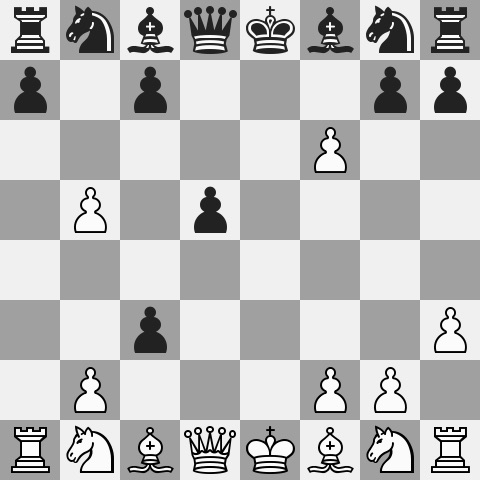
%> input picture HW2/HW2/input/Part_2/p2_board_3.jpg, 480 x 480 px
$ octave Part2_a.m   (GNU Octave 9; MATLAB toolbox functions it lacks are replaced by stand-ins)
%> lines starting %> are read from the running program, lines starting %| are printed output that depends on the picture; in (x1, y1, x2, y2) boxes, pixels count from 0 and x2, y2 are one past the last pixel; in counts of white or black regions, pixels touching at a corner belong together; the program's own positions count from 1
img=imread('p2_board_3.jpg');
%> img is the input picture: size 480x480 uint8; min 0, max 255, mean 187.5
img1=imread('p2_board_1.jpg');
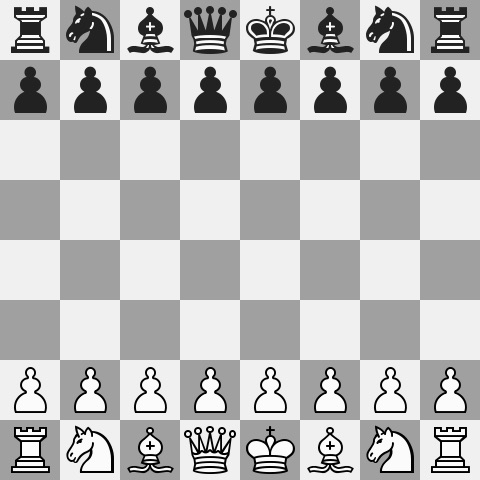
%> input picture HW2/HW2/input/Part_2/p2_board_1.jpg, 480 x 480 px
%> img1 is the input picture: size 480x480 uint8; min 0, max 255, mean 185.6
img1=im2bw(img1,0.55);
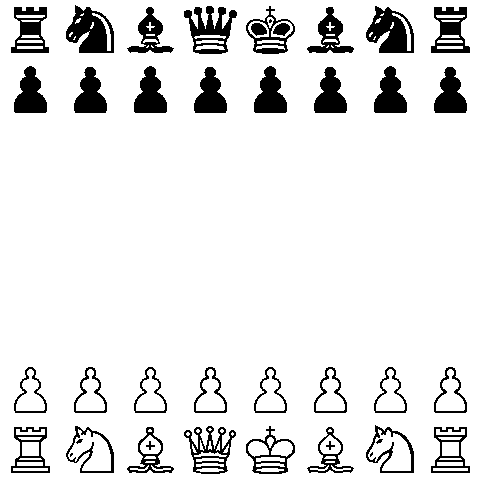
%> img1: size 480x480 logical; 89.7% white; 41 black regions (5 under 20 px), largest, box (x1, y1, x2, y2) and area: (66, 5, 114, 53) 1397, (366, 6, 414, 53) 1354, (184, 6, 237, 54) 1216
img2= im2bw(img,0.55);
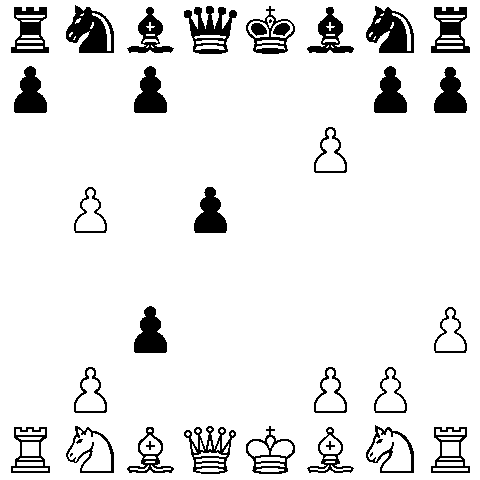
%> img2: size 480x480 logical; 90.9% white; 37 black regions (5 under 20 px), largest, box (x1, y1, x2, y2) and area: (66, 5, 114, 53) 1397, (366, 6, 414, 53) 1352, (184, 6, 237, 54) 1215


p1=img1(61:120,421:480);
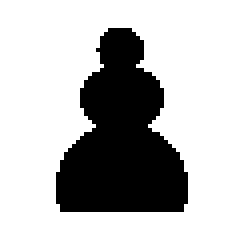
%> p1: size 60x60 logical (shown 4 times larger); 72.9% white; 1 black region, box (x1, y1, x2, y2) and area: (14, 7, 47, 53) 974
p2=img1(61:120,1:60);
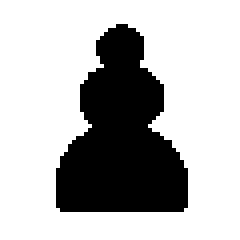
%> p2: size 60x60 logical (shown 4 times larger); 72.1% white; 1 black region, box (x1, y1, x2, y2) and area: (14, 6, 47, 53) 1004
p3=img1(361:420,61:120);
%> p3: size 60x60 logical; 91.2% white; black in thin lines or dots, all inside (x1, y1, x2, y2) = (14, 7, 47, 53)
p4=img1(361:420,121:180);
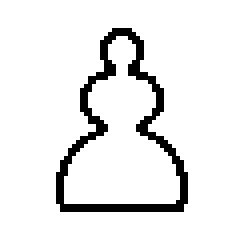
%> p4: size 60x60 logical (shown 4 times larger); 91.8% white; black in thin lines or dots, all inside (x1, y1, x2, y2) = (14, 7, 47, 53)

for i=1:60:421;
    for j=1:60:421;
        if sum(abs(img2(i:i+59,j:j+59)-p1))<=10
            img=insertShape(img, 'Rectangle',[j, i, 58, 58], 'LineWidth',2);
        end
        if  sum(abs(img2(i:i+59,j:j+59)-p2))<=10
            img=insertShape(img, 'Rectangle',[j, i, 58, 58], 'LineWidth',2);
        end
        if  sum(abs(img2(i:i+59,j:j+59)-p3))<=10
            img=insertShape(img, 'Rectangle',[j, i, 58, 58], 'LineWidth',2);
        end
        if  sum(abs(img2(i:i+59,j:j+59)-p4))<=10
            img=insertShape(img, 'Rectangle',[j, i, 58, 58], 'LineWidth',2);
        end
    end
end
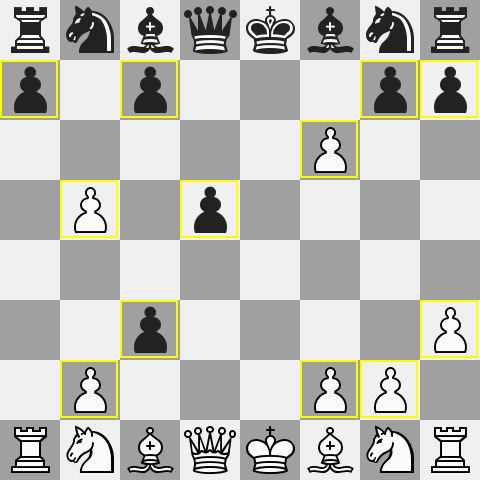
%> img: size 480x480x3 uint8; mean R, G, B 189, 189, 183

figure;
imshow(img);
